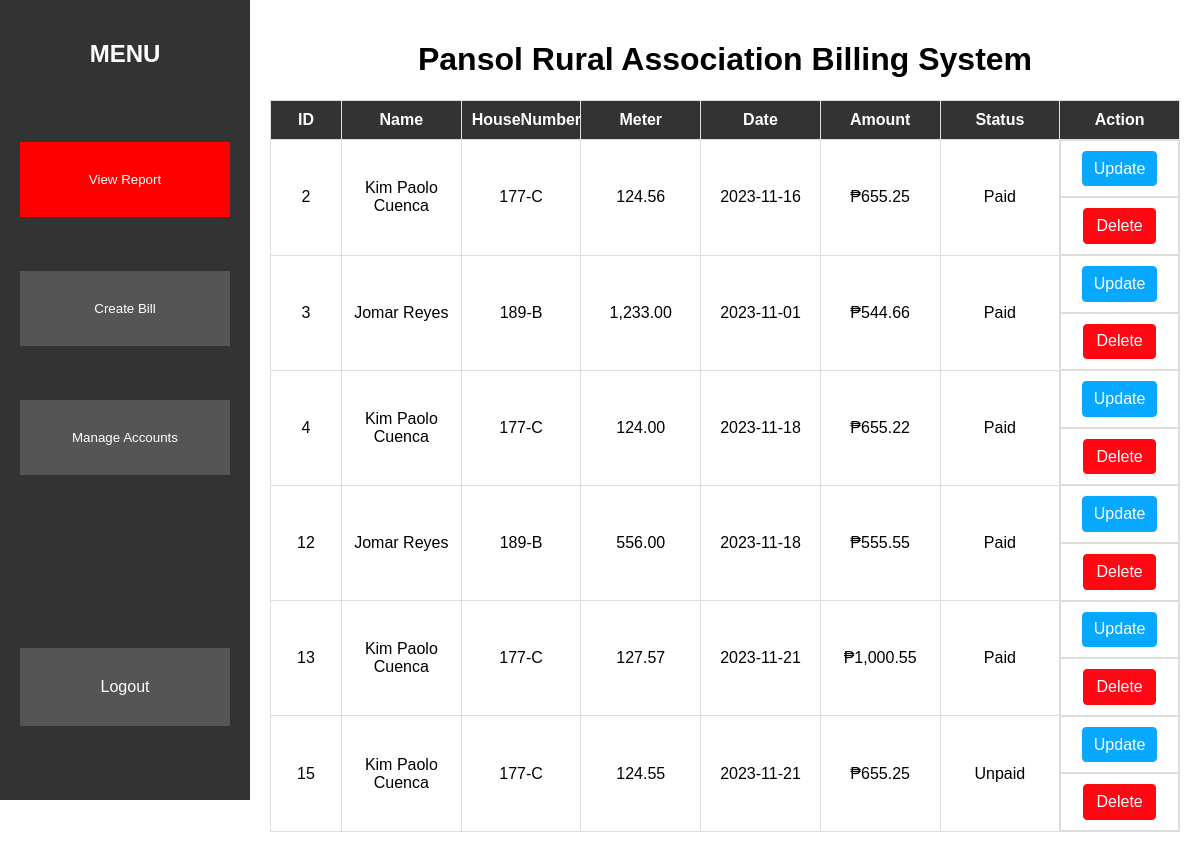
/WebSys/Dashboard.php (signed in), run on the app's committed database.
### tables this page shows
CREATE TABLE IF NOT EXISTS `tbl_bill` (
  `BillId` int NOT NULL AUTO_INCREMENT,
  `UserID` int NOT NULL,
  `Date` date NOT NULL,
  `Meter` float NOT NULL,
  `Amount` float NOT NULL,
  `Status` varchar(10) NOT NULL,
  PRIMARY KEY (`BillId`),
  KEY `UserID_fk_Bill` (`UserID`)
);

CREATE TABLE IF NOT EXISTS `tbl_account` (
  `UserID` int NOT NULL AUTO_INCREMENT,
  `Username` varchar(100) NOT NULL,
  `Password` varchar(255) NOT NULL,
  `Level` varchar(20) NOT NULL,
  `Name` varchar(100) NOT NULL,
  `HouseNumber` varchar(100) NOT NULL,
  `Sex` varchar(20) NOT NULL,
  `Email` varchar(100) NOT NULL,
  PRIMARY KEY (`UserID`)
);

### WebSys/php/billDisplay.php (called while the page is built, shortened)
<?php
require "./php/dbCon.php";
$sqlQuery = "CALL SP_DisplayBill();";
$result = $conn->query($sqlQuery);
$data = array();
while ($row = $result->fetch_assoc()) {
    $row['Amount'] = '₱' . number_format($row['Amount'], 2);
    $row['Meter'] = number_format($row['Meter'], 2);
    $data[] = array(
        'BillID' => isset($row['BillID']) ? $row['BillID'] : '',
        'Name' => isset($row['Name']) ? $row['Name'] : '',
        'HouseNumber' => isset($row['HouseNumber']) ? $row['HouseNumber'] : '',
        'Meter' => isset($row['Meter']) ? $row['Meter'] : '',
        'Date' => isset($row['Date']) ? $row['Date'] : '',
        'Amount' => isset($row['Amount']) ? $row['Amount'] : '',
        'Status' => isset($row['Status']) ? $row['Status'] : '',
    );
}
?>

### WebSys/Dashboard.php (the view, shortened to what this page needs)
<?php require "./php/authenticateaccount.php" ?>
<!DOCTYPE html>
<html lang="en">
<head>
    <link rel="stylesheet" href="./css/dashboard.css">
    <link rel="stylesheet" href="./css/modal.css">
</head>
<body>
    <div id="sidebar">
        <h2>MENU</h2><br/><br/><br/>
        <button class='viewReport active' id='viewReportButton'>View Report</button><br /><br/><br/>
        <button class='createBill' id='createBillButton'>Create Bill</button><br /><br/><br/>
        <button class='manageAccounts'>Manage Accounts</button><br /><br/><br/>
        <a href="./php/logoutAdmin.php" class='logout'>Logout</a><br /><br/><br/>
    </div>
    <?php
    require "./php/billDisplay.php";
    ?>
 <div id="content">
    <h1>Pansol Rural Association Billing System</h1>
    <table>
        <thead>
            <tr>
                <th>ID</th>
                <th>Name</th>
                <th>HouseNumber</th>
                <th>Meter</th>
                <th>Date</th>
                <th>Amount</th>
                <th>Status</th>
                <th>Action</th>
            </tr>
        </thead>
        <tbody>
        <?php
            foreach ($data as $row) {
                echo "<tr data-bill-id='" . $row['BillID'] . "' data-name='" . $row['Name'] . "' data-house-number='" .
                $row['HouseNumber'] . "' data-meter='" . $row['Meter'] . "' data-date='" . $row['Date'] . "' data-amount='" .
                $row['Amount'] . "' data-status='" . $row['Status'] . "'>";
                foreach ($row as $value) {
                    echo "<td>$value</td>";
                }
                echo "<td style='text-align: center; display: flex; gap: 4px;'>";
                echo "<button class='update-button btn btn-primary turned-button' data-bill-id='" . $row['BillID'] . "'>Update</button>";
                echo "</td>";
                echo "<td style='text-align: center; display: flex; gap: 4px;'>";
                echo "<button class='delete-button' data-bill-id='" . $row['BillID'] . "'>Delete</button>";
                echo "</td>";
                echo "</tr>";
            }
            ?>
        </tbody>
    </table>
 </div>
</body>
</html>

### WebSys/css/dashboard.css (style rules this page uses)
body { font-family: Arial, sans-serif; margin: 0; padding: 0; display: flex; }
#sidebar { position: fixed; top: 0; left: 0; height: 100vh; width: 250px; background-color: #333; color: white; padding: 20px; box-sizing: border-box; display: flex; flex-direction: column; }
#content { margin-left: 250px; padding: 20px; box-sizing: border-box; width: calc(100% - 250px); }
table { border-collapse: collapse; width: 100%; margin-bottom: 20px; border: 1px solid #ddd; table-layout: fixed; }
h1, h2 { text-align: center; }
th, td { border: 1px solid #ddd; padding: 10px; text-align: center; }
th { background-color: #333; color: white; }
table th:first-child, table td:first-child { width: 50px; }
.viewReport, .createBill, .manageAccounts { margin-top: 0%; padding: 30px; background-color: #f31818; color: white; text-decoration: none; border: none; cursor: pointer; text-align: center; }
.viewReport.active { background-color: red; color: white; }
.viewReport, .createBill, .manageAccounts { padding: 30px; background-color: #555; color: white; text-decoration: none; border: none; cursor: pointer; text-align: center; }
.logout { margin-top: auto; padding: 30px; background-color: #555; color: white; text-decoration: none; border: none; cursor: pointer; text-align: center; }

### WebSys/css/modal.css (style rules this page uses)
.btn, .delete-button { display: inline-block; font-weight: 400; text-align: center; white-space: nowrap; vertical-align: middle; -webkit-user-select: none; -moz-user-select: none; -ms-user-select: none; user-select: none; border: 1px solid transparent; padding: .300rem .75rem; font-size: 1rem; line-height: 1.5; border-radius: .25rem; transition: color .15s ease-in-out,background-color .15s ease-in-out,border-color .15s ease-in-out,box-shadow .15s ease-in-out; cursor: pointer; }
.btn-primary { padding: .300rem .65rem; color: #fff; background-color: #07a8ff; border-color: #07a8ff; display: block; margin: 0 auto; }
.delete-button { color: #fff; background-color: rgb(255, 7, 19); border-color: #ff0707; display: block; margin: 0 auto; }
h2 { text-align: center; }

### data on the page
tbl_bill: BillId "2", UserID.Name "Kim Paolo Cuenca", UserID.HouseNumber "177-C", Meter "124.56", Date "2023-11-16", value "₱655.25", Status "Paid"
tbl_bill: BillId "3", UserID.Name "Jomar Reyes", UserID.HouseNumber "189-B", value "1,233.00", Date "2023-11-01", value "₱544.66", Status "Paid"
tbl_bill: BillId "4", UserID.Name "Kim Paolo Cuenca", UserID.HouseNumber "177-C", value "124.00", Date "2023-11-18", value "₱655.22", Status "Paid"
tbl_bill: BillId "12", UserID.Name "Jomar Reyes", UserID.HouseNumber "189-B", value "556.00", Date "2023-11-18", value "₱555.55", Status "Paid"
tbl_bill: BillId "13", UserID.Name "Kim Paolo Cuenca", UserID.HouseNumber "177-C", Meter "127.57", Date "2023-11-21", value "₱1,000.55", Status "Paid"
tbl_bill: BillId "15", UserID.Name "Kim Paolo Cuenca", UserID.HouseNumber "177-C", Meter "124.55", Date "2023-11-21", value "₱655.25", Status "Unpaid"
